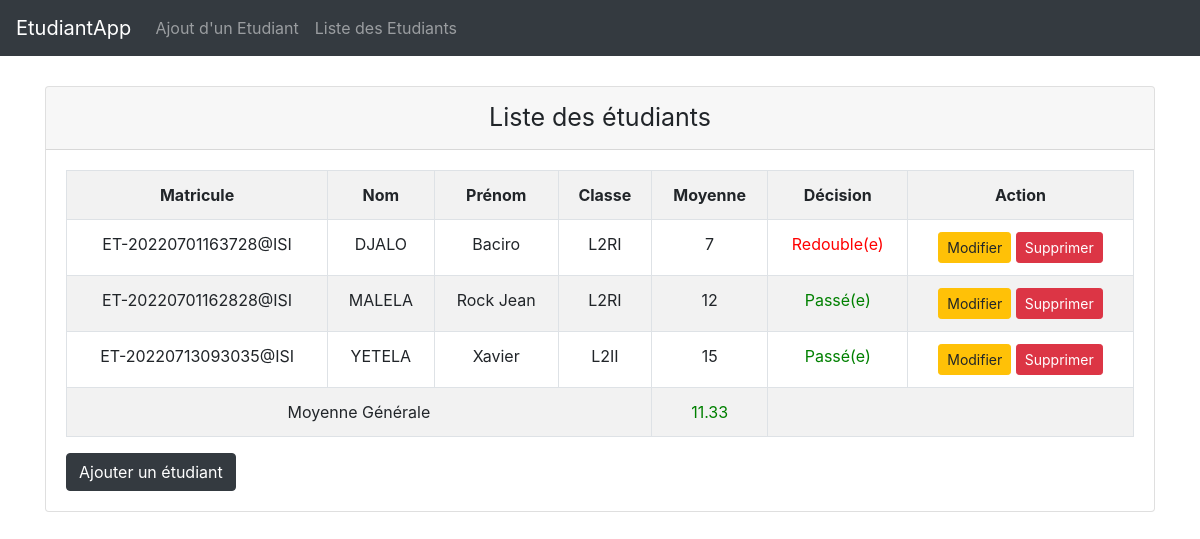
Screenshot of /?page=list with the database file from the repository.
### tables this page shows
CREATE TABLE `etudiant` (
  `idE` int(11) NOT NULL,
  `matricule` varchar(50) NOT NULL,
  `nom` varchar(30) NOT NULL,
  `prenom` varchar(50) NOT NULL,
  `moyenne` double NOT NULL,
  `idClasse` int(11) NOT NULL
);

CREATE TABLE `classe` (
  `idC` int(11) NOT NULL,
  `libelle` varchar(30) NOT NULL
);

### DB/etudiantDB.php (called while the page is built, shortened)
<?php
    function getEtudiants()
    {
        global $db;
        $sql = "SELECT *
                From etudiant e, classe c
                WHERE e.idClasse = c.idC
                ORDER BY nom ASC";
        return $db->query($sql)->fetchAll(2);
    }
    function moyenneGeneral()
    {
        global $db;
        $sql = "SELECT AVG(moyenne) as moyG FROM etudiant";
        return $db->query($sql)->fetch(2);
    }

### view/list.php (the view)
<?php
    $etudiants = getEtudiants();
    $moyG = moyenneGeneral()['moyG'];
?>
<div class="container spacer">
            <div class="card">
                <div class="card-header police center">Liste des étudiants</div>
                <div class="card-body">
                    <table class="center table table-bordered table-striped">
                        <tr>
                            <th>Matricule</th>
                            <th>Nom</th>
                            <th>Prénom</th>
                            <th>Classe</th>
                            <th>Moyenne</th>
                            <th>Décision</th>
                            <th>Action</th>
                        </tr>
                        <?php foreach($etudiants as $e){ ?>
                            <tr>
                                <td><?php echo $e['matricule'];?></td>
                                <td><?= strtoupper($e['nom'])?></td>
                                <td><?= ucwords($e['prenom'])?></td>
                                <td><?= $e['libelle']?></td>
                                <td><?= round($e['moyenne'])?></td>
                                <td><?= ($e['moyenne']>= 10) ? "<span style='color:green'>Passé(e)" : "<span style='color:red'>Redouble(e)</span>"?></td>
                                <td>
                                    <a href="?page=edit&id=<?= $e['idE'] ?>" class="btn btn-warning btn-sm">Modifier</a>
                                    <a href="?page=supp&id=<?= $e['idE'] ?>" class="btn btn-danger btn-sm">Supprimer</a>
                                </td>
                            </tr>
                        <?php }?>
                        <tr>
                            <td colspan="4">Moyenne Générale</td>
                            <td style="color:<?=($moyG < 10) ? 'red' : 'green'?>"><?= round($moyG,2)?></td>
                            <td colspan="2" style="background-color:balck"></td>
                        </tr>
                    </table>
                    <a href="?page=add" class="btn btn-dark">Ajouter un étudiant</a>
                </div>
            </div>
        </div>

### index.php (shortened to what this page needs)
<?php
    require_once 'DB/connexion.php';
    require_once 'DB/etudiantDB.php';
?>
<!DOCTYPE html>
<html lang="en">
<head>
    <link rel="stylesheet" href="bootstrap.min.css">
    <link rel="stylesheet" href="style.css">
</head>
<body>
    <?php
        include_once 'topBar.php';
        $page = (isset($_GET['page'])) ? $_GET['page'] : '';
        $page = $page . '.php';
        $pages = scandir('view');
        if(in_array($page, $pages))
            include_once 'view/'.$page;
    ?>
</body>
</html>

### topBar.php
<nav class="navbar navbar-expand-lg navbar-dark bg-dark">
    <a class="navbar-brand" href="#">EtudiantApp</a>
    <div class="navbar-nav">
        <a class="nav-item nav-link" href="?page=add">Ajout d'un Etudiant</a>
        <a class="nav-item nav-link" href="?page=list">Liste des Etudiants</a>
    </div>
</nav>

### style.css (style rules this page uses)
.spacer { margin-top: 30px; }
.center { text-align: center; }
.police { font-size: 25px; }

### rows the page displays
etudiant: matricule "ET-20220701163728@ISI", nom "DJALO", prenom "Baciro", idClasse.libelle "L2RI", moyenne "7", shows "Redouble(e)"
etudiant: matricule "ET-20220701162828@ISI", nom "MALELA", prenom "Rock Jean", idClasse.libelle "L2RI", moyenne "12", shows "Passé(e)"
etudiant: matricule "ET-20220713093035@ISI", nom "YETELA", prenom "Xavier", idClasse.libelle "L2II", moyenne "15", shows "Passé(e)"

### other values shown
$moyG "11.33"
